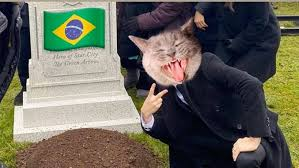
#> input picture Computação Grafica/filtros de intensidade/cat.jpg, 299 x 168 px
$ python correcaoLogaritmica.py
#> lines starting #> are read from the running program, lines starting #| are printed output that depends on the picture
from PIL import Image
import math


img = Image.open('cat.jpg')
#> img is the input picture: PIL image 299x168 RGB; mean R, G, B 102.4, 100.6, 88.8

matriz = img.load()

largura, altura = img.size
#> largura = 299; altura = 168
print(largura,altura)
#| 299 168

print(matriz[0,0])
#| (171, 167, 155)

def logaritmica (pixel):
    c = 255/math.log(256)
    return int(c*math.log(1+pixel))
fator = 1.5
for i in range(largura):
    for j in range(altura):
        pixel = logaritmica(matriz[i,j][0]), logaritmica(matriz[i,j][1]), logaritmica(matriz[i,j][2])
        matriz[i,j] = pixel

img.save('Cat_log.jpg')
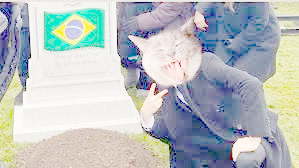
#> saved as Cat_log.jpg: PIL image 299x168 RGB; mean R, G, B 183.9, 190.2, 192.7
matriz = img.load()

largura, altura = img.size
print(largura,altura)
#| 299 168

print(matriz[0,0])
#| (236, 235, 232)
